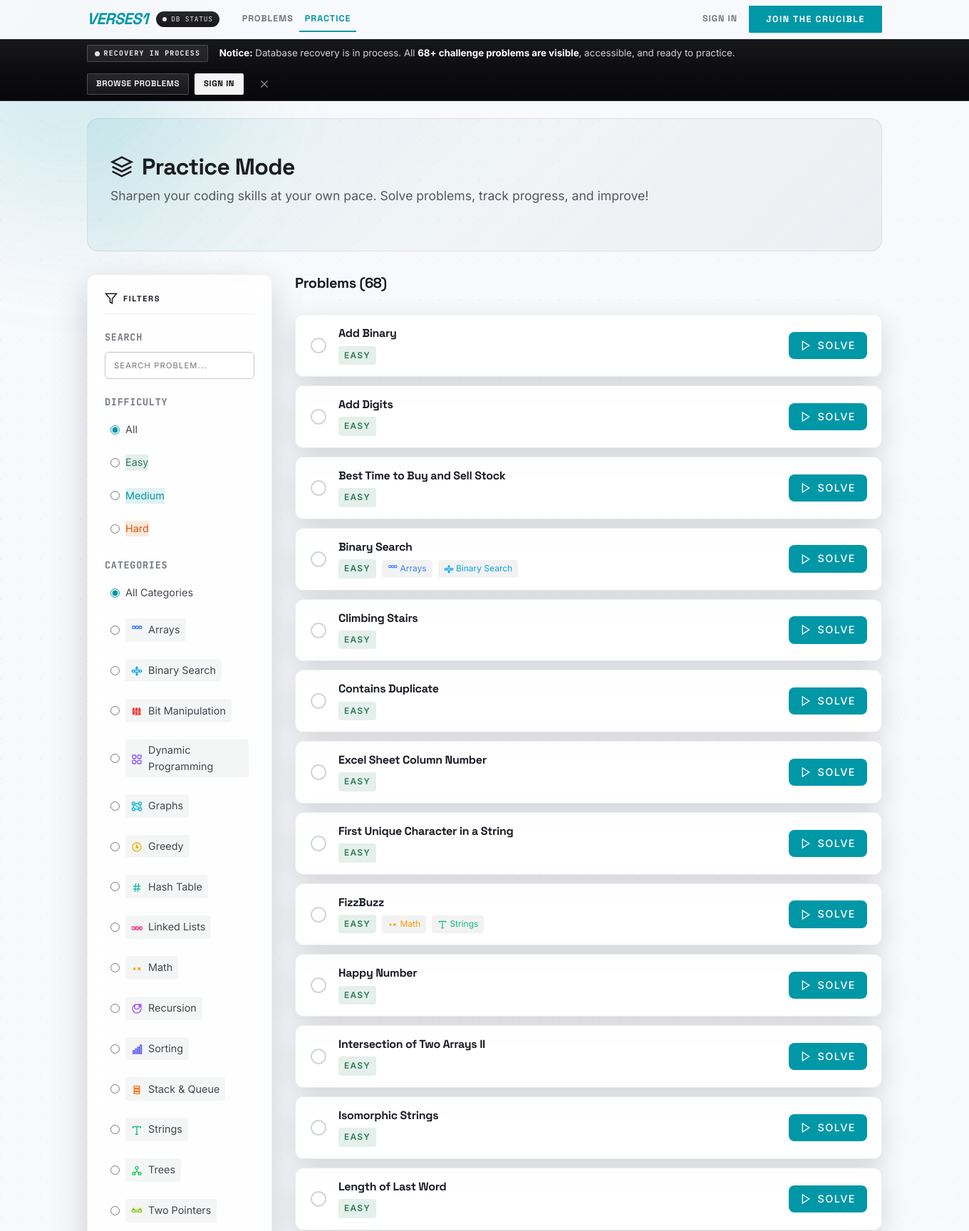
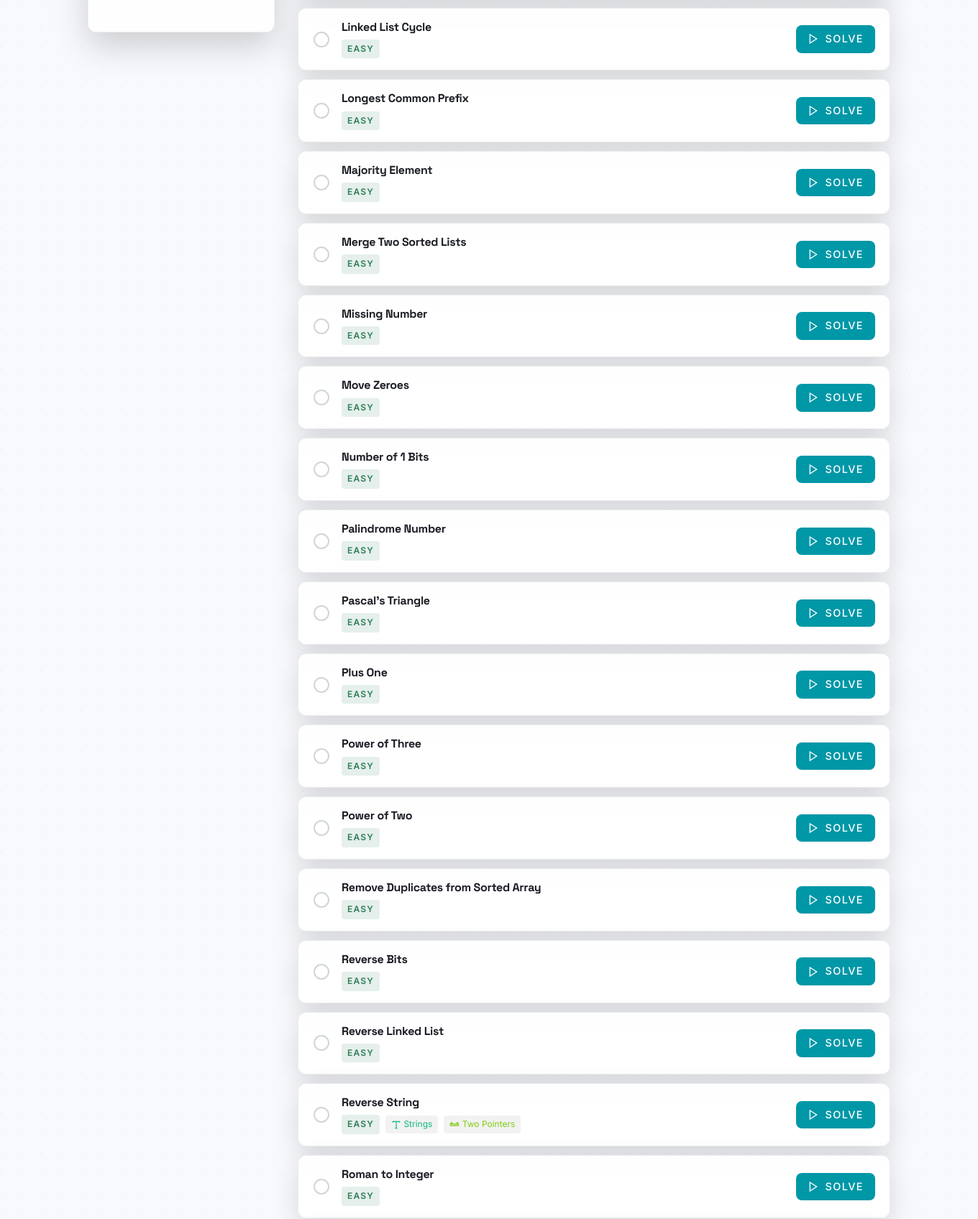
/practice/ (upper part), run on the app's committed database (2 pictures, top to bottom).
### battles/models.py (models this page shows, shortened)
class Category(models.Model):
    name = models.CharField(max_length=50, unique=True)
    slug = models.SlugField(unique=True)
    description = models.TextField(blank=True)
    icon = models.CharField(max_length=50, blank=True, help_text="SVG icon class or name")
    color = models.CharField(max_length=7, default='#3b82f6', help_text="Hex color for the category")
    class Meta:
        verbose_name_plural = "Categories"
        ordering = ['name']

class ProblemStatement(models.Model):
    DIFFICULTY_CHOICES = [
        ('easy', 'Easy'),
        ('medium', 'Medium'),
        ('hard', 'Hard'),
    ]
    title = models.CharField(max_length=200)
    slug = models.SlugField(unique=True)
    description = models.TextField(help_text="Problem description in Markdown")
    input_format = models.TextField(help_text="Description of input format")
    output_format = models.TextField(help_text="Description of expected output format")
    constraints = models.TextField(help_text="Constraints (e.g., 1 <= n <= 10^5)")
    example_input = models.TextField(help_text="Example input to show users")
    example_output = models.TextField(help_text="Expected output for example")
    example_explanation = models.TextField(blank=True, help_text="Explanation of the example")
    difficulty = models.CharField(max_length=10, choices=DIFFICULTY_CHOICES, default='easy')
    categories = models.ManyToManyField(Category, related_name='problems', blank=True)
    time_limit_seconds = models.FloatField(default=2.0, help_text="Time limit per test case")
    memory_limit_mb = models.IntegerField(default=256, help_text="Memory limit in MB")
    function_signature = models.CharField(
        max_length=200,
        help_text="Function signature users must implement, e.g., 'def solution(nums, target):'"
    )
    starter_code = models.TextField(
        blank=True,
        help_text="Starter code template for users"
    )
    is_active = models.BooleanField(default=True)
    created_at = models.DateTimeField(auto_now_add=True)
    updated_at = models.DateTimeField(auto_now=True)
    class Meta:
        ordering = ['difficulty', 'title']
        indexes = [
            models.Index(fields=['is_active', 'difficulty', 'title'], name='prob_active_diff_title_idx'),
        ]

### battles/views.py (the view, shortened to what this page needs)
# urls.py: path('practice/', views.practice, name='practice'),
def practice(request):
    ensure_problems_loaded()
    category_slug = request.GET.get('category')
    difficulty = request.GET.get('difficulty')
    search_query = request.GET.get('q', '')
    problems = ProblemStatement.objects.filter(is_active=True).prefetch_related('categories')
    if search_query:
        problems = problems.filter(title__icontains=search_query)
    if category_slug:
        problems = problems.filter(categories__slug=category_slug)
    if difficulty:
        problems = problems.filter(difficulty=difficulty)
    problems = problems.order_by('difficulty', 'title').distinct()
    total_problems = problems.count()
    categories = Category.objects.all()
    solved_problems = []
    user_stats = None
    solved_count = 0
    progress_percent = int((solved_count / total_problems) * 100) if total_problems else 0
    return render(request, 'battles/practice.html', {
        'problems': problems,
        'categories': categories,
        'current_category': category_slug,
        'current_difficulty': difficulty,
        'solved_problems': solved_problems,
        'user_stats': user_stats,
        'total_problems': total_problems,
        'progress_percent': progress_percent,
        'search_query': search_query,
    })

### battles/templatetags/category_tags.py (called while the page is built)
@register.simple_tag
def category_icon(icon_name, size=18, color="currentColor"):
    icon_template = CATEGORY_ICONS.get(icon_name, DEFAULT_ICON)
    svg = icon_template.format(size=size, color=color)
    return mark_safe(svg)

### battles/views.py (called while the page is built)
def ensure_problems_loaded():
    try:
        if not ProblemStatement.objects.filter(is_active=True).exists():
            from django.core.management import call_command
            call_command('sync_problem_catalog', verbosity=0)
    except Exception as e:
        import logging
        logging.getLogger(__name__).warning("Auto-syncing problem catalog failed: %s", e)

### battles/templates/battles/practice.html (shortened to what this page needs)
{% extends 'base.html' %}
{% load category_tags %}
{% block content %}
<div class="bg-decor decor-1"></div>
<div class="practice-hero">
    <div class="hero-content">
        <h1>
            <svg width="32" height="32" viewBox="0 0 24 24" fill="none" stroke="currentColor" stroke-width="2">
                <path d="M12 2L2 7l10 5 10-5-10-5z" />
                <path d="M2 17l10 5 10-5" />
                <path d="M2 12l10 5 10-5" />
            </svg>
            Practice Mode
        </h1>
        <p>Sharpen your coding skills at your own pace. Solve problems, track progress, and improve!</p>
    </div>
</div>
<div class="practice-container">
    <aside class="filters-sidebar">
        <h3>
            <svg width="18" height="18" viewBox="0 0 24 24" fill="none" stroke="currentColor" stroke-width="2">
                <polygon points="22 3 2 3 10 12.46 10 19 14 21 14 12.46 22 3" />
            </svg>
            Filters
        </h3>
        <form method="get" action="{% url 'practice' %}" id="filterForm">
            <div class="filter-section search-mode">
                <h4>Search</h4>
                <div class="filter-options">
                    <input type="text" name="q" value="{{ search_query }}" placeholder="Search problem..." onkeydown="if(event.key === 'Enter'){ this.form.submit(); }">
                </div>
            </div>
            <div class="filter-section">
                <h4>Difficulty</h4>
                <div class="filter-options">
                    <label class="filter-option">
                        <input type="radio" name="difficulty" value="" {% if not current_difficulty %}checked{% endif %}
                            onchange="this.form.submit()">
                        <span class="filter-label">All</span>
                    </label>
                    <label class="filter-option">
                        <input type="radio" name="difficulty" value="easy" {% if current_difficulty == "easy" %}checked{% endif %} onchange="this.form.submit()">
                        <span class="filter-label difficulty-easy">Easy</span>
                    </label>
                    <label class="filter-option">
                        <input type="radio" name="difficulty" value="medium" {% if current_difficulty == "medium" %}checked{% endif %} onchange="this.form.submit()">
                        <span class="filter-label difficulty-medium">Medium</span>
                    </label>
                    <label class="filter-option">
                        <input type="radio" name="difficulty" value="hard" {% if current_difficulty == "hard" %}checked{% endif %} onchange="this.form.submit()">
                        <span class="filter-label difficulty-hard">Hard</span>
                    </label>
                </div>
            </div>
            <div class="filter-section">
                <h4>Categories</h4>
                <div class="filter-options categories-list">
                    <label class="filter-option">
                        <input type="radio" name="category" value="" {% if not current_category %}checked{% endif %}
                            onchange="this.form.submit()">
                        <span class="filter-label">All Categories</span>
                    </label>
                    {% for category in categories %}
                    <label class="filter-option">
                        <input type="radio" name="category" value="{{ category.slug }}" {% if current_category == category.slug %}checked{% endif %} onchange="this.form.submit()">
                        <span class="filter-label category-label" style="--category-color: {{ category.color }}">
                            <span class="category-icon">{% category_icon category.icon size=16 color=category.color %}</span>
                            {{ category.name }}
                        </span>
                    </label>
                    {% endfor %}
                </div>
            </div>
        </form>
    </aside>
    <main class="problems-main">
        <div class="problems-header">
            <h2>Problems ({{ problems|length }})</h2>
        </div>
        {% if problems %}
        <div class="problems-list">
            {% for problem in problems %}
            <div class="problem-card {% if problem.id in solved_problems %}solved{% endif %}">
                <div class="problem-status">
                    {% if problem.id in solved_problems %}
                    <svg width="24" height="24" viewBox="0 0 24 24" fill="none" stroke="#10b981" stroke-width="2">
                        <path d="M22 11.08V12a10 10 0 1 1-5.93-9.14" />
                        <polyline points="22 4 12 14.01 9 11.01" />
                    </svg>
                    {% else %}
                    <svg width="24" height="24" viewBox="0 0 24 24" fill="none" stroke="#d1d5db" stroke-width="2">
                        <circle cx="12" cy="12" r="10" />
                    </svg>
                    {% endif %}
                </div>
                <div class="problem-info">
                    <h3>
                        <a href="{% url 'practice_problem' problem.slug %}">{{ problem.title }}</a>
                    </h3>
                    <div class="problem-meta">
                        <span class="difficulty difficulty-{{ problem.difficulty }}">{{ problem.get_difficulty_display }}</span>
                        {% for cat in problem.categories.all %}
                        <span class="category-tag" style="--category-color: {{ cat.color }}">
                            {% category_icon cat.icon size=14 color=cat.color %}
                            {{ cat.name }}
                        </span>
                        {% endfor %}
                    </div>
                </div>
                <div class="problem-action">
                    <a href="{% url 'practice_problem' problem.slug %}" class="btn-solve">
                        {% if problem.id in solved_problems %}
                        <svg width="16" height="16" viewBox="0 0 24 24" fill="none" stroke="currentColor"
                            stroke-width="2">
                            <path d="M1 12s4-8 11-8 11 8 11 8-4 8-11 8-11-8-11-8z" />
                            <circle cx="12" cy="12" r="3" />
                        </svg>
                        Review
                        {% else %}
                        <svg width="16" height="16" viewBox="0 0 24 24" fill="none" stroke="currentColor"
                            stroke-width="2">
                            <polygon points="5 3 19 12 5 21 5 3" />
                        </svg>
                        Solve
                        {% endif %}
                    </a>
                </div>
            </div>
            {% endfor %}
        </div>
        {% endif %}
    </main>
</div>
{% endblock %}

### battles/templates/battles/practice.html (style rules this page uses)
.bg-decor { position: absolute; border-radius: 50%; filter: blur(100px); z-index: 0; opacity: 0.15; pointer-events: none; }
.decor-1 { width: 400px; height: 400px; background: var(--primary, #3b82f6); top: -100px; left: -100px; }
.practice-container, .practice-hero { position: relative; z-index: 10; }
.search-mode input { width: 100%; background: var(--bg-tertiary, #1f2937); border: 1px solid var(--border-color, #374151); color: white; border-radius: 6px; padding: 0.5rem 0.75rem; font-family: inherit; transition: border-color 0.2s; }
.practice-hero { background: linear-gradient(135deg, var(--primary-color), var(--secondary-color)); color: white; padding: 3rem 2rem; border-radius: 16px; margin-bottom: 2rem; display: flex; justify-content: space-between; align-items: center; flex-wrap: wrap; gap: 2rem; }
.hero-content h1 { display: flex; align-items: center; gap: 0.75rem; margin-bottom: 0.5rem; font-size: 2rem; }
.hero-content p { opacity: 0.9; font-size: 1.1rem; }
.practice-container { display: grid; grid-template-columns: 260px 1fr; gap: 2rem; }
.filters-sidebar { background: var(--card-bg); border-radius: 12px; padding: 1.5rem; height: fit-content; position: sticky; top: 100px; border: 1px solid var(--border-color); }
.filters-sidebar h3 { display: flex; align-items: center; gap: 0.5rem; margin-bottom: 1.5rem; padding-bottom: 0.75rem; border-bottom: 1px solid var(--border-color); }
.filter-section { margin-bottom: 1.5rem; }
.filter-section h4 { font-size: 0.85rem; text-transform: uppercase; letter-spacing: 0.05em; color: var(--text-secondary); margin-bottom: 0.75rem; }
.filter-options { display: flex; flex-direction: column; gap: 0.5rem; }
.filter-option { display: flex; align-items: center; gap: 0.5rem; cursor: pointer; padding: 0.5rem; border-radius: 6px; transition: background 0.2s; }
.filter-option input { accent-color: var(--primary-color); }
.filter-label { display: flex; align-items: center; gap: 0.5rem; font-size: 0.9rem; }
.category-label { padding: 0.25rem 0.5rem; background: color-mix(in srgb, var(--category-color) 15%, transparent); border-radius: 4px; }
.category-icon { font-size: 1rem; }
.problems-main { min-height: 400px; }
.problems-header { display: flex; justify-content: space-between; align-items: center; margin-bottom: 1.5rem; }
.problems-header h2 { font-size: 1.25rem; }
.problems-list { display: flex; flex-direction: column; gap: 0.75rem; }
.problem-card { display: flex; align-items: center; gap: 1rem; background: var(--card-bg); border: 1px solid var(--border-color); border-radius: 12px; padding: 1rem 1.25rem; transition: all 0.2s; }
.problem-status { flex-shrink: 0; }
.problem-info { flex: 1; }
.problem-info h3 { margin-bottom: 0.5rem; font-size: 1rem; }
.problem-info h3 a { color: var(--text-primary); text-decoration: none; }
.problem-meta { display: flex; flex-wrap: wrap; gap: 0.5rem; align-items: center; }
.difficulty { font-size: 0.75rem; font-weight: 600; padding: 0.25rem 0.5rem; border-radius: 4px; }
.difficulty-easy { background: #dcfce7; color: #166534; }
.difficulty-medium { background: #fef3c7; color: #92400e; }
.difficulty-hard { background: #fee2e2; color: #991b1b; }
.category-tag { font-size: 0.75rem; padding: 0.2rem 0.5rem; border-radius: 4px; background: color-mix(in srgb, var(--category-color, #6366f1) 15%, transparent); color: var(--category-color, #6366f1); }
.btn-solve { display: flex; align-items: center; gap: 0.5rem; padding: 0.5rem 1rem; background: var(--primary-color); color: white; border-radius: 8px; text-decoration: none; font-size: 0.9rem; font-weight: 500; transition: all 0.2s; }

### data on the page
Category: slug "☐ Arrays", name "Arrays"
Category: slug "☐ Binary Search", name "Binary Search"
Category: slug "☐ 1 0 1 0 1 1 Bit Manipulation", icon+color "1 0 1 0 1 1", name "Bit Manipulation"
Category: slug "☐ Dynamic Programming", name "Dynamic Programming"
Category: slug "☐ Graphs", name "Graphs"
Category: slug "☐ Greedy", name "Greedy"
Category: slug "☐ Hash Table", name "Hash Table"
Category: slug "☐ Linked Lists", name "Linked Lists"
Category: slug "☐ Math", name "Math"
Category: slug "☐ Recursion", name "Recursion"
Category: slug "☐ Sorting", name "Sorting"
Category: slug "☐ Stack & Queue", name "Stack & Queue"
Category: slug "☐ Strings", name "Strings"
Category: slug "☐ Trees", name "Trees"
Category: slug "☐ Two Pointers", name "Two Pointers"
ProblemStatement: title "Add Binary", difficulty "EASY", shows "SOLVE"
ProblemStatement: title "Add Digits", difficulty "EASY", shows "SOLVE"
ProblemStatement: title "Best Time to Buy and Sell Stock", difficulty "EASY", shows "SOLVE"
ProblemStatement: title "Binary Search", difficulty "EASY", shows "SOLVE"
ProblemStatement: title "Climbing Stairs", difficulty "EASY", shows "SOLVE"
ProblemStatement: title "Contains Duplicate", difficulty "EASY", shows "SOLVE"
ProblemStatement: title "Excel Sheet Column Number", difficulty "EASY", shows "SOLVE"
ProblemStatement: title "First Unique Character in a String", difficulty "EASY", shows "SOLVE"
ProblemStatement: title "FizzBuzz", difficulty "EASY", shows "SOLVE"
ProblemStatement: title "Happy Number", difficulty "EASY", shows "SOLVE"
ProblemStatement: title "Intersection of Two Arrays II", difficulty "EASY", shows "SOLVE"
ProblemStatement: title "Isomorphic Strings", difficulty "EASY", shows "SOLVE"
ProblemStatement: title "Length of Last Word", difficulty "EASY", shows "SOLVE"
ProblemStatement: title "Linked List Cycle", difficulty "EASY", shows "SOLVE"
ProblemStatement: title "Longest Common Prefix", difficulty "EASY", shows "SOLVE"
ProblemStatement: title "Majority Element", difficulty "EASY", shows "SOLVE"
ProblemStatement: title "Merge Two Sorted Lists", difficulty "EASY", shows "SOLVE"
ProblemStatement: title "Missing Number", difficulty "EASY", shows "SOLVE"
ProblemStatement: title "Move Zeroes", difficulty "EASY", shows "SOLVE"
ProblemStatement: title "Number of 1 Bits", difficulty "EASY", shows "SOLVE"
ProblemStatement: title "Palindrome Number", difficulty "EASY", shows "SOLVE"
ProblemStatement: title "Pascal's Triangle", difficulty "EASY", shows "SOLVE"
ProblemStatement: title "Plus One", difficulty "EASY", shows "SOLVE"
ProblemStatement: title "Power of Three", difficulty "EASY", shows "SOLVE"
ProblemStatement: title "Power of Two", difficulty "EASY", shows "SOLVE"
ProblemStatement: title "Remove Duplicates from Sorted Array", difficulty "EASY", shows "SOLVE"
ProblemStatement: title "Reverse Bits", difficulty "EASY", shows "SOLVE"
ProblemStatement: title "Reverse Linked List", difficulty "EASY", shows "SOLVE"
ProblemStatement: title "Reverse String", difficulty "EASY", shows "SOLVE"
ProblemStatement: title "Roman to Integer", difficulty "EASY", shows "SOLVE"

### other printed values
{{ problems|length }} "68"
